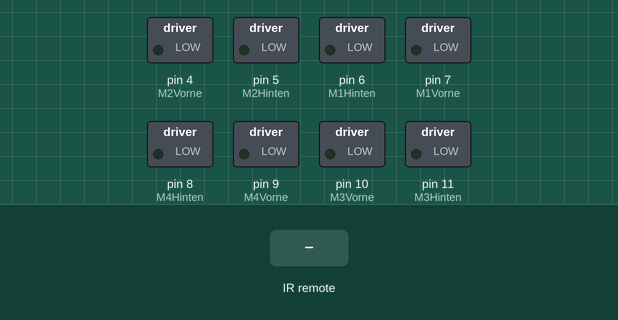
Simulated run of this sketch. Board: Arduino Uno, built with avr-gcc and run on an emulated ATmega328P. On the bench: switched loads named in the sketch (green lamp = pin HIGH). The test bench sets the inputs (shaded band).

Above: at 1.2 s.
1.3 s: infrared code 0x46 received
At 2.3 s:
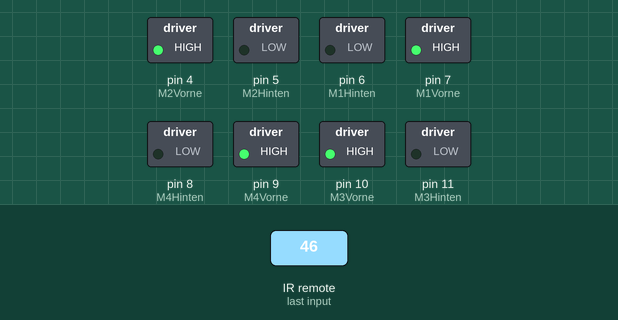
2.8 s: infrared code 0x15 received
At 3.5 s:
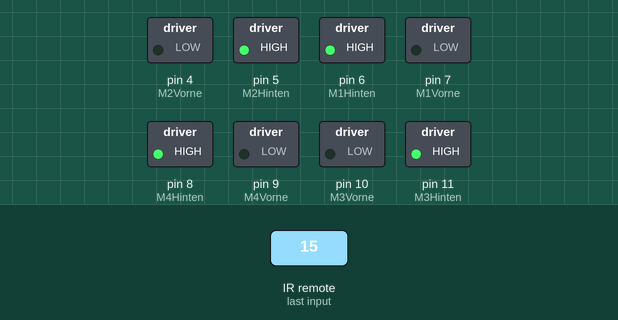
4.3 s: infrared code 0x43 received
At 4.6 s:
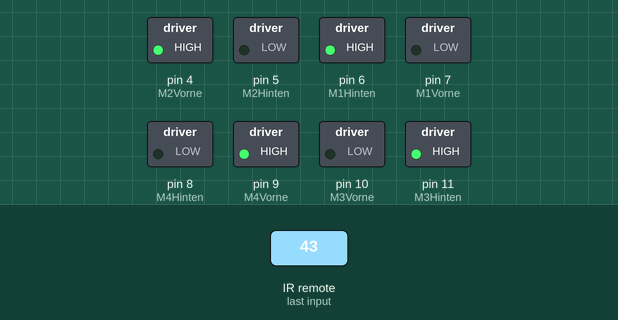
5.8 s: infrared code 0x44 received
At 6.9 s:
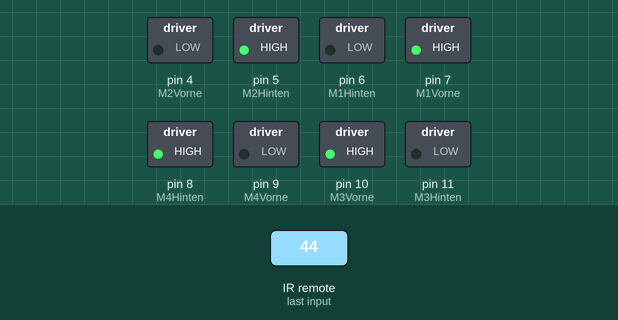
7.3 s: infrared code 0x40 received
At 8.1 s:
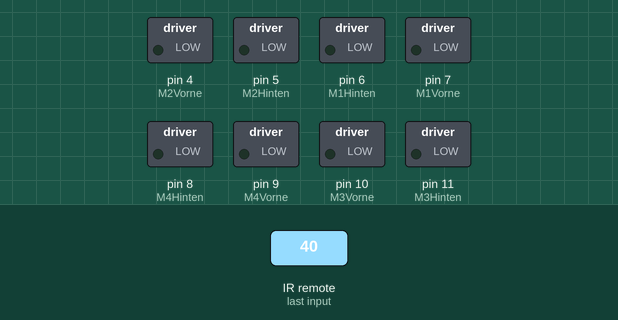
Timing chart, 0 to 9.8 s (numbered marks = the images above; inputs shaded):
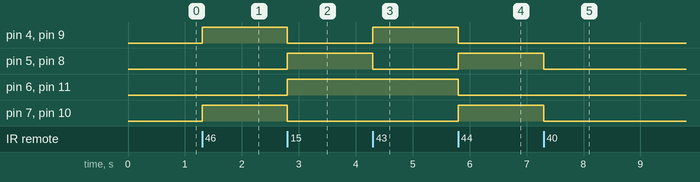

The sketch:

AutoSketchMitZweiMotorTreiber.ino
```cpp
#include <IRremote.h>

#define IR_RECEIVE_PIN 13

int M1Vorne = 7;
int M1Hinten = 6;
int M2Vorne = 4;
int M2Hinten = 5;

int M3Vorne = 10;
int M3Hinten = 11;
int M4Vorne = 9;
int M4Hinten = 8;

void setup() {

  pinMode(M1Vorne, OUTPUT);
  pinMode(M1Hinten, OUTPUT);
  pinMode(M2Vorne, OUTPUT);
  pinMode(M2Hinten, OUTPUT);
  pinMode(M3Vorne, OUTPUT);
  pinMode(M3Hinten, OUTPUT);
  pinMode(M4Vorne, OUTPUT);
  pinMode(M4Hinten, OUTPUT);
  IrReceiver.begin(IR_RECEIVE_PIN);
}

void loop()
{
  if (IrReceiver.decode())
  {
    int command = IrReceiver.decodedIRData.command;
    Serial.println(command);


    if(command == 70) // Vorne
    {
      Vorne();
    }
    else if(command == 21) //Hinten
    {
      Hinten();
    }
    else if(command == 67) //Rechts
    {
      Rechts();
    }
    else if(command == 68) //Links
    {
      Links();
    }
    else if(command == 64) //Stop
    {
      Stop();
    }

    IrReceiver.resume();

  }
}

void Vorne()
{
  digitalWrite(M1Vorne, HIGH);
  digitalWrite(M1Hinten, LOW);

  digitalWrite(M2Vorne, HIGH);
  digitalWrite(M2Hinten, LOW);

  digitalWrite(M3Vorne, HIGH);
  digitalWrite(M3Hinten, LOW);

  digitalWrite(M4Vorne, HIGH);
  digitalWrite(M4Hinten, LOW);
}

void Stop()
{
  digitalWrite(M1Vorne, LOW);
  digitalWrite(M1Hinten, LOW);

  digitalWrite(M2Vorne, LOW);
  digitalWrite(M2Hinten, LOW);

  digitalWrite(M3Vorne, LOW);
  digitalWrite(M3Hinten, LOW);

  digitalWrite(M4Vorne, LOW);
  digitalWrite(M4Hinten, LOW);
}

void Hinten()
{
  digitalWrite(M1Vorne, LOW);
  digitalWrite(M1Hinten, HIGH);

  digitalWrite(M2Vorne, LOW);
  digitalWrite(M2Hinten, HIGH);

  digitalWrite(M3Vorne, LOW);
  digitalWrite(M3Hinten, HIGH);

  digitalWrite(M4Vorne, LOW);
  digitalWrite(M4Hinten, HIGH);
}

void Links()
{
  digitalWrite(M1Vorne, HIGH);
  digitalWrite(M1Hinten, LOW);

  digitalWrite(M2Vorne, LOW);
  digitalWrite(M2Hinten, HIGH);

  digitalWrite(M3Vorne, HIGH);
  digitalWrite(M3Hinten, LOW);

  digitalWrite(M4Vorne, LOW);
  digitalWrite(M4Hinten, HIGH);
}

void Rechts()
{
  digitalWrite(M1Vorne, LOW);
  digitalWrite(M1Hinten, HIGH);

  digitalWrite(M2Vorne, HIGH);
  digitalWrite(M2Hinten, LOW);

  digitalWrite(M3Vorne, LOW);
  digitalWrite(M3Hinten, HIGH);

  digitalWrite(M4Vorne, HIGH);
  digitalWrite(M4Hinten, LOW);
}
```

Measured:
- after the input at 1.3 s, pin 4 (M2Vorne), pin 7 (M1Vorne), pin 9 (M4Vorne), pin 10 (M3Vorne): LOW → HIGH at once
- after the input at 2.8 s, pin 4 (M2Vorne), pin 7 (M1Vorne), pin 9 (M4Vorne), pin 10 (M3Vorne): HIGH → LOW at once; pin 5 (M2Hinten), pin 6 (M1Hinten), pin 8 (M4Hinten), pin 11 (M3Hinten): LOW → HIGH at once
- after the input at 4.3 s, pin 4 (M2Vorne), pin 9 (M4Vorne): LOW → HIGH at once; pin 5 (M2Hinten), pin 8 (M4Hinten): HIGH → LOW at once
- after the input at 5.8 s, pin 4 (M2Vorne), pin 6 (M1Hinten), pin 9 (M4Vorne), pin 11 (M3Hinten): HIGH → LOW at once; pin 5 (M2Hinten), pin 7 (M1Vorne), pin 8 (M4Hinten), pin 10 (M3Vorne): LOW → HIGH at once
- after the input at 7.3 s, pin 5 (M2Hinten), pin 7 (M1Vorne), pin 8 (M4Hinten), pin 10 (M3Vorne): HIGH → LOW at once
